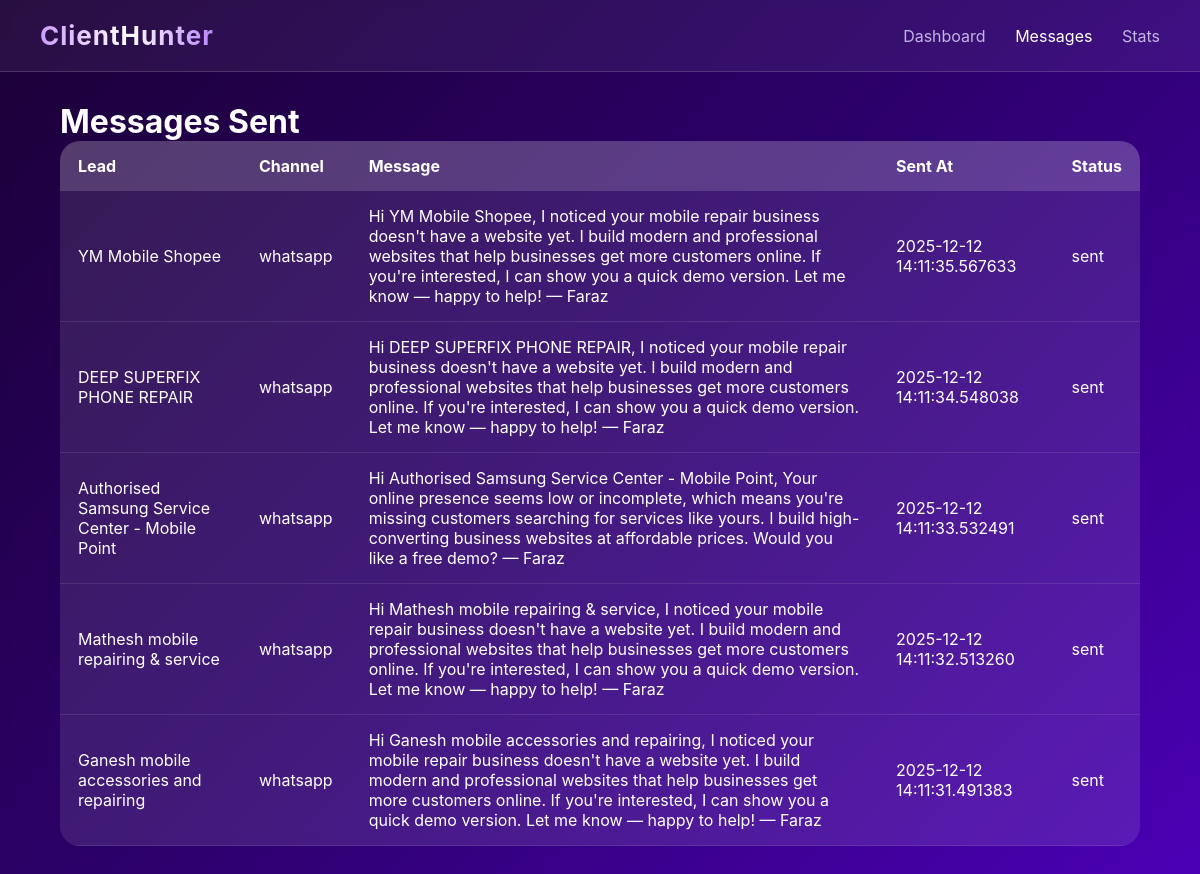
The page /messages on the database its author committed.
### app/models.py (models this page shows, shortened)
class Message(db.Model):
    __tablename__ = "message"
    id = db.Column(db.Integer, primary_key=True)
    lead_id = db.Column(db.Integer, db.ForeignKey("lead.id"))
    content = db.Column(db.Text)
    channel = db.Column(db.String(50))         # email / whatsapp / instagram
    sent_at = db.Column(db.DateTime, default=datetime.utcnow)
    status = db.Column(db.String(50), default="pending")

class Lead(db.Model):
    __tablename__ = "lead"
    id = db.Column(db.Integer, primary_key=True)
    name = db.Column(db.String(200))
    category = db.Column(db.String(100))
    location = db.Column(db.String(100))
    contact = db.Column(db.String(100))   # phone or email
    website = db.Column(db.String(200))
    social_links = db.Column(db.String(500))
    source = db.Column(db.String(100))
    priority_score = db.Column(db.Float, default=0)
    status = db.Column(db.String(50), default="new")
    created_at = db.Column(db.DateTime, default=datetime.utcnow)
    messages = db.relationship("Message", backref="lead", lazy="dynamic")

### app/dashboard/routes.py (the view)
@dashboard.route("/messages")
def messages_page():
    messages = Message.query.order_by(Message.sent_at.desc()).all()
    return render_template("messages.html", messages=messages)

### app/dashboard/templates/messages.html (shortened to what this page needs)
<!DOCTYPE html>
<html lang="en">
<head>
    <link rel="stylesheet" href="{{ url_for('dashboard.static', filename='css/style.css') }}">
</head>
<body>
<nav class="navbar">
    <div class="logo">ClientHunter</div>
    <div class="nav-links">
        <a href="/">Dashboard</a>
        <a href="/messages" class="active">Messages</a>
        <a href="/stats">Stats</a>
    </div>
</nav>
<div class="container">
    <h1>Messages Sent</h1>
    <table class="lead-table">
        <thead>
            <tr>
                <th>Lead</th>
                <th>Channel</th>
                <th>Message</th>
                <th>Sent At</th>
                <th>Status</th>
            </tr>
        </thead>
        <tbody>
        {% for msg in messages %}
            <tr>
                <td>{{ msg.lead.name }}</td>
                <td>{{ msg.channel }}</td>
                <td>{{ msg.content }}</td>
                <td>{{ msg.sent_at }}</td>
                <td>{{ msg.status }}</td>
            </tr>
        {% endfor %}
        </tbody>
    </table>
</div>
</body>
</html>

### app/static/css/style.css (style rules this page uses)
* { margin: 0; padding: 0; box-sizing: border-box; font-family: "Inter", sans-serif; }
body { background: linear-gradient(135deg, #1b0036, #2d006d, #4b00b5); min-height: 100vh; color: #fff; backdrop-filter: blur(5px); }
.navbar { width: 100%; padding: 20px 40px; display: flex; align-items: center; justify-content: space-between; background: rgba(255,255,255,0.06); backdrop-filter: blur(12px); border-bottom: 1px solid rgba(255,255,255,0.15); position: sticky; top: 0; z-index: 10; }
.logo { font-size: 26px; font-weight: 700; letter-spacing: 1px; background: linear-gradient(90deg, #cd9cff, #ffffff, #bb86fc); -webkit-background-clip: text; -webkit-text-fill-color: transparent; }
.nav-links a { margin-left: 25px; text-decoration: none; font-size: 16px; color: #e7dfff; opacity: 0.8; transition: 0.3s ease; }
.nav-links a:hover, .nav-links a.active { opacity: 1; color: #ffffff; }
.container { width: 90%; margin: 30px auto; }
.lead-table { width: 100%; border-collapse: collapse; background: rgba(255,255,255,0.1); backdrop-filter: blur(8px); border-radius: 20px; overflow: hidden; }
.lead-table th, .lead-table td { padding: 15px 18px; text-align: left; }
.lead-table thead { background: rgba(255,255,255,0.15); }
.lead-table tbody tr { border-bottom: 1px solid rgba(255,255,255,0.1); transition: 0.3s ease; }

### rows shown on the page
Message: lead.name "YM Mobile Shopee", channel "whatsapp", content "Hi YM Mobile Shopee, I noticed your mobile repair business doesn't have a website yet. I build modern and professional websites that help businesses get more customers online. If you're interested, I can show you a quick demo version. Let me know — happy to help! — Faraz", sent_at "2025-12-12 14:11:35.567633", status "sent"
Message: lead.name "DEEP SUPERFIX PHONE REPAIR", channel "whatsapp", content "Hi DEEP SUPERFIX PHONE REPAIR, I noticed your mobile repair business doesn't have a website yet. I build modern and professional websites that help businesses get more customers online. If you're interested, I can show you a quick demo version. Let me know — happy to help! — Faraz", sent_at "2025-12-12 14:11:34.548038", status "sent"
Message: lead.name "Authorised Samsung Service Center - Mobile Point", channel "whatsapp", content "Hi Authorised Samsung Service Center - Mobile Point, Your online presence seems low or incomplete, which means you're missing customers searching for services like yours. I build high-converting business websites at affordable prices. Would you like a free demo? — Faraz", sent_at "2025-12-12 14:11:33.532491", status "sent"
Message: lead.name "Mathesh mobile repairing & service", channel "whatsapp", content "Hi Mathesh mobile repairing & service, I noticed your mobile repair business doesn't have a website yet. I build modern and professional websites that help businesses get more customers online. If you're interested, I can show you a quick demo version. Let me know — happy to help! — Faraz", sent_at "2025-12-12 14:11:32.513260", status "sent"
Message: lead.name "Ganesh mobile accessories and repairing", channel "whatsapp", content "Hi Ganesh mobile accessories and repairing, I noticed your mobile repair business doesn't have a website yet. I build modern and professional websites that help businesses get more customers online. If you're interested, I can show you a quick demo version. Let me know — happy to help! — Faraz", sent_at "2025-12-12 14:11:31.491383", status "sent"
